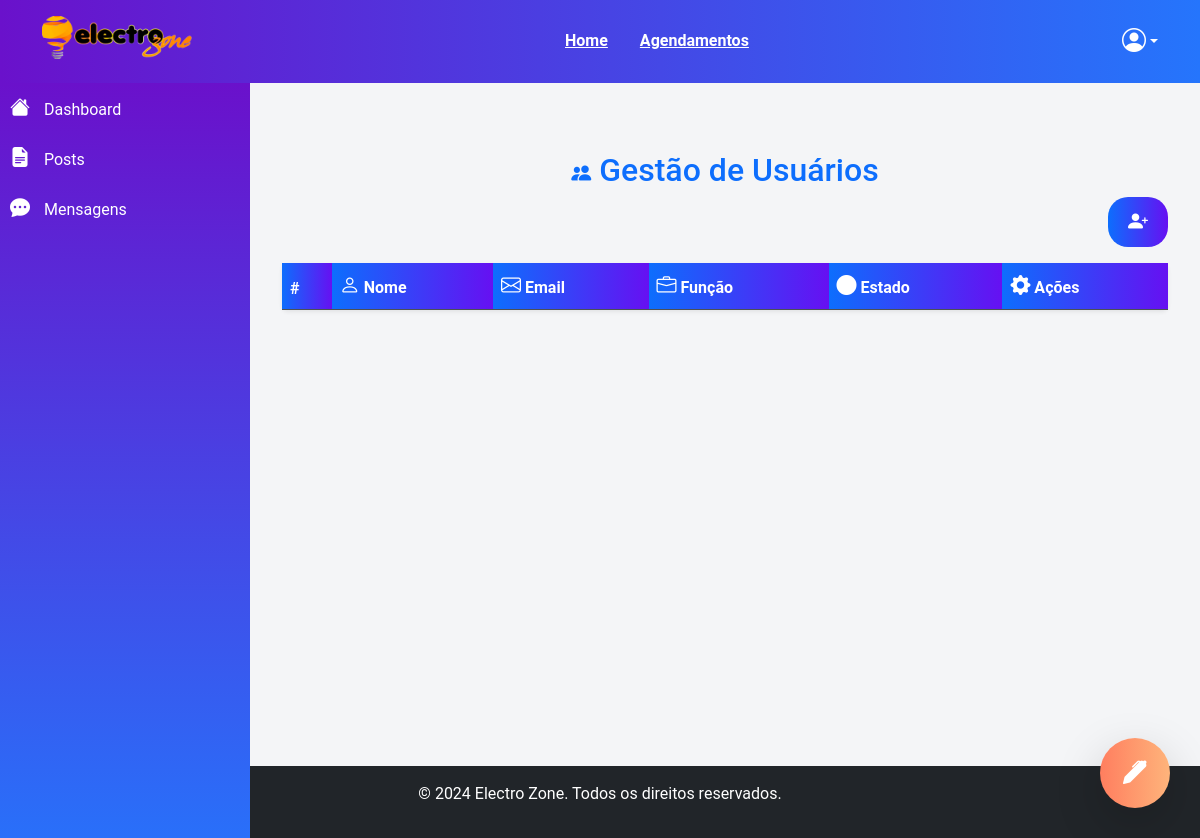
Before: /usuarios/novo with the older database file.
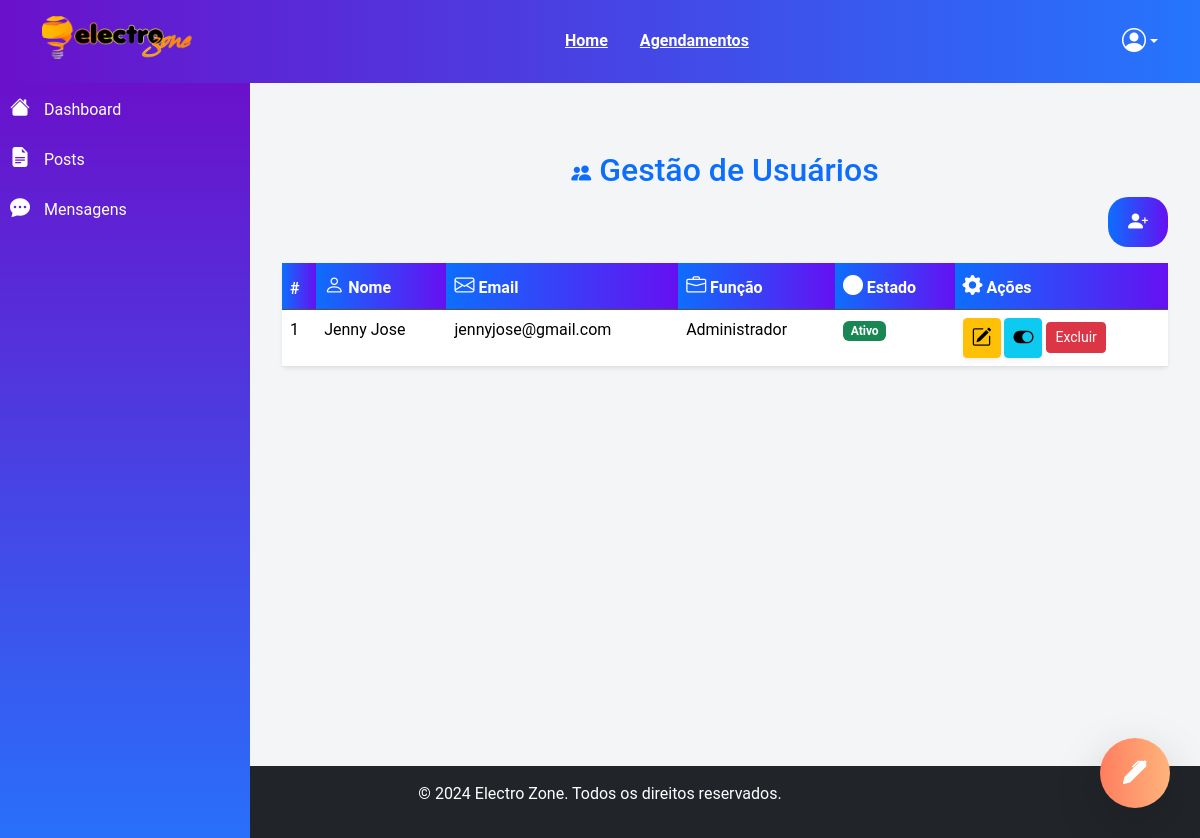
After: the same page with the newer database file.
### main.py (models this page shows, shortened)
class User(UserMixin,db.Model):
    id = db.Column(db.Integer, primary_key=True)
    nome = db.Column(db.String(150), unique=True, nullable=False)
    email = db.Column(db.String(150), unique=True, nullable=False)
    senha = db.Column(db.String(200), nullable=False)
    criado_em = db.Column(db.DateTime, default=datetime.utcnow, nullable=False)
    atualizado_em = db.Column(db.DateTime, default=datetime.utcnow, onupdate=datetime.utcnow, nullable=False)
    ativo = db.Column(db.Boolean, default=True, nullable=False)
    role = db.Column(db.String(50), default='Admin', nullable=False)  # Exemplos: 'admin', 'usuario', 'moderador'
    reset_token = db.Column(db.String(100), nullable=True)
    reset_token_expira_em = db.Column(db.DateTime, nullable=True)

### main.py (the view, shortened to what this page needs)
@app.route('/usuarios/novo', methods=['GET', 'POST'])
def criar_usuario():
    usuarios = User.query.all()
    return render_template('listar.html',  usuarios=usuarios)

### templates/listar.html (shortened to what this page needs)
{% extends "base.html" %}
{% block content %}
<div class="container mt-5">
    <h2 class="text-center text-primary"><i class="bi bi-people-fill"></i> Gestão de Usuários</h2>
    <div class="text-end mb-3">
        <button type="button" class="btn btn-gradient btn-lg" data-bs-toggle="modal" data-bs-target="#criarUsuarioModal">
            <i class="bi bi-person-plus-fill"></i>
        </button>
    </div>
    <table class="table table-hover shadow-sm rounded">
        <thead class="table-dark">
            <tr>
                <th>#</th>
                <th><i class="bi bi-person"></i> Nome</th>
                <th><i class="bi bi-envelope"></i> Email</th>
                <th><i class="bi bi-briefcase"></i> Função</th>
                <th><i class="bi bi-circle-fill"></i> Estado</th>
                <th><i class="bi bi-gear-fill"></i> Ações</th>
            </tr>
        </thead>
        <tbody>
            {% for usuario in usuarios %}
            <tr>
                <td>{{ usuario.id }}</td>
                <td>{{ usuario.nome }}</td>
                <td>{{ usuario.email }}</td>
                <td>{{ usuario.role }}</td>
                <td>
                    <span class="badge {{ 'bg-success' if usuario.ativo else 'bg-danger' }}">
                        {{ "Ativo" if usuario.ativo else "Inativo" }}
                    </span>
                </td>
                <td>
                    <a href="{{ url_for('editar_usuario', id=usuario.id) }}" class="btn btn-warning btn-sm shadow-sm">
                        <i class="bi bi-pencil-square"></i>
                    </a>
                    <form action="{{ url_for('alterar_status_usuario', id=usuario.id) }}" method="post" style="display:inline;">
                        <button type="submit" class="btn btn-info btn-sm shadow-sm">
                            <i class="bi {{ 'bi-toggle-on' if usuario.ativo else 'bi-toggle-off' }}"></i>
                        </button>
                    </form>
                    <button class="btn btn-danger btn-sm" data-bs-toggle="modal" data-bs-target="#confirmDeleteModal"
                        data-id="{{ usuario.id }}" data-nome="{{ usuario.nome }}">Excluir</button>
                </td>
            </tr>
            {% endfor %}
        </tbody>
    </table>
</div>
{% endblock %}

### templates/base.html (shortened to what this page needs)
<!DOCTYPE html>
<html lang="en">
<head>
     <link rel="stylesheet" href="https://cdn.jsdelivr.net/npm/bootstrap@5.3.2/dist/css/bootstrap.min.css">
   <link href="https://cdn.jsdelivr.net/npm/bootstrap-icons/font/bootstrap-icons.css" rel="stylesheet">
    <link rel="stylesheet" href="{{ url_for('static', filename='styles.css') }}">
</head>
<body>
<header class="py-3 bg-dark">
    <div class="container d-flex align-items-center justify-content-between">
        <h1><img src="{{ url_for('static', filename='uploads/logo.png') }}" alt="Electro Zone Logo" class="img-fluid" style="max-width: 150px;"></h1>
        <nav class="d-none d-md-flex align-items-center">
            <a href="/" class="text-white mx-3">Home</a>
            <a href="/scheduled_posts" class="text-white mx-3">Agendamentos</a>
        </nav>
        <div class="dropdown">
            <a class="text-white d-flex align-items-center text-decoration-none dropdown-toggle" href="#" role="button" id="userMenu" data-bs-toggle="dropdown" aria-expanded="false">
                <i class="bi bi-person-circle fs-4"></i>
            </a>
        </div>
    </div>
</header>
<div class="d-flex">
    <aside class="sidebar d-none d-lg-block bg-light">
        <ul class="nav flex-column">
            <li class="nav-item">
                <a href="/" class="nav-link"><i class="bi bi-house-fill"></i> Dashboard</a>
            </li>
            <li class="nav-item">
                <a href="/posts" class="nav-link"><i class="bi bi-file-earmark-text-fill"></i> Posts</a>
            </li>
            <li class="nav-item">
                <a href="/get_messages" class="nav-link"><i class="bi bi-chat-dots-fill"></i> Mensagens</a>
            </li>
        </ul>
    </aside>
<main class="container.mt-5 flex-grow-1">
            {% block content %}{% endblock %}
        </main>
</div>
    <div class="floating-btn">
        <button id="main-btn" class="btn btn-primary shadow-lg rounded-circle">
            <i class="bi bi-pen-fill fs-4"></i>
        </button>
    </div>
<link rel="stylesheet" href="https://cdn.jsdelivr.net/npm/@joeattardi/emoji-button@4.6.0/dist/emoji-button.min.css">
    <footer class="bg-dark text-white text-center py-3">
        <p>© 2024 Electro Zone. Todos os direitos reservados.</p>
    </footer>
</body>
</html>

### static/styles.css (style rules this page uses)
body { font-family: 'Arial', sans-serif; }
.sidebar { width: 250px; min-height: 100vh; }
footer { background-color: #333; color: #fff; }
.floating-btn { position: fixed; bottom: 30px; right: 30px; z-index: 1000; }
#main-btn { width: 60px; height: 60px; }
.btn-gradient { background: linear-gradient(to right, #ff7e5f, #feb47b); border: none; color: white; transition: background 0.3s ease, transform 0.2s ease; }

### templates/base.html (style rules this page uses)
.bi { font-size: 1.25rem; }
body { font-family: 'Arial', sans-serif; background-color: #f8f9fa; }
header { background: linear-gradient(to right, #6a11cb, #2575fc); color: white; }
header h1 { font-size: 1.5rem; }
header nav a { color: white; font-weight: 600; margin-left: 20px; }
.sidebar { width: 250px; min-height: 100vh; background: linear-gradient(to bottom, #6a11cb, #2575fc); color: white; position: fixed; }
.sidebar .nav-link { color: white; font-size: 1rem; padding: 10px; }
.sidebar .nav-link i { margin-right: 10px; }
main { margin-left: 250px; padding: 20px; }
.floating-btn { position: fixed; bottom: 30px; right: 30px; z-index: 1000; }
#main-btn { width: 70px; height: 70px; background: linear-gradient(to right, #ff7e5f, #feb47b); border: none; color: white; font-size: 24px; display: flex; justify-content: center; align-items: center; border-radius: 50%; box-shadow: 0 8px 15px rgba(0, 0, 0, 0.2); transition: all 0.3s ease; }
footer { background: #333; color: white; text-align: center; padding: 15px 0; }
.btn-gradient { background: linear-gradient(to right, #ff7e5f, #feb47b); color: white; border: none; }
.container.mt-5 { height: 595px; overflow-y: auto; }

### templates/listar.html (style rules this page uses)
body { font-family: 'Roboto', sans-serif; background-color: #f4f5f7; height: 100%; }
.btn-gradient { background: linear-gradient(to right, #6a11cb, #2575fc); color: white; border: none; padding: 10px 20px; border-radius: 20px; font-weight: bold; transition: all 0.3s ease; }
.table-dark th { background: linear-gradient(to right, #6a11cb, #2575fc); color: white; }
.btn-gradient { background: linear-gradient(to right, #0d6efd, #6610f2); color: white; border: none; padding: 10px 20px; border-radius: 20px; font-weight: bold; transition: all 0.3s ease; }
.table-dark th { background: linear-gradient(to right, #0d6efd, #6610f2); color: white; }

Changed rows visible on the page:
added User: id "1", nome "Jenny Jose", email "jennyjose@gmail.com", role "Administrador", ativo "Ativo"
